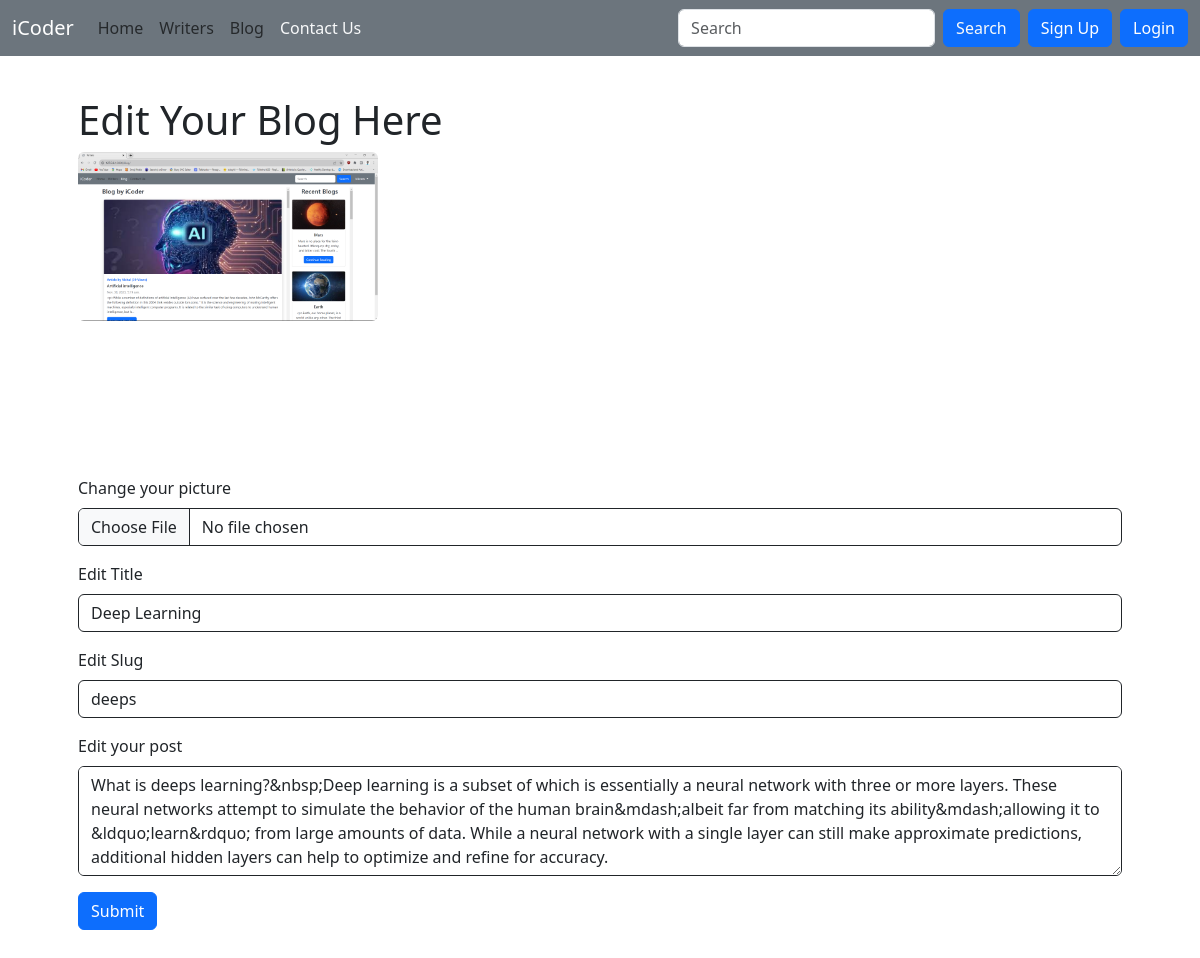
Page /writers/edit-blog/deeps on the earlier database version.
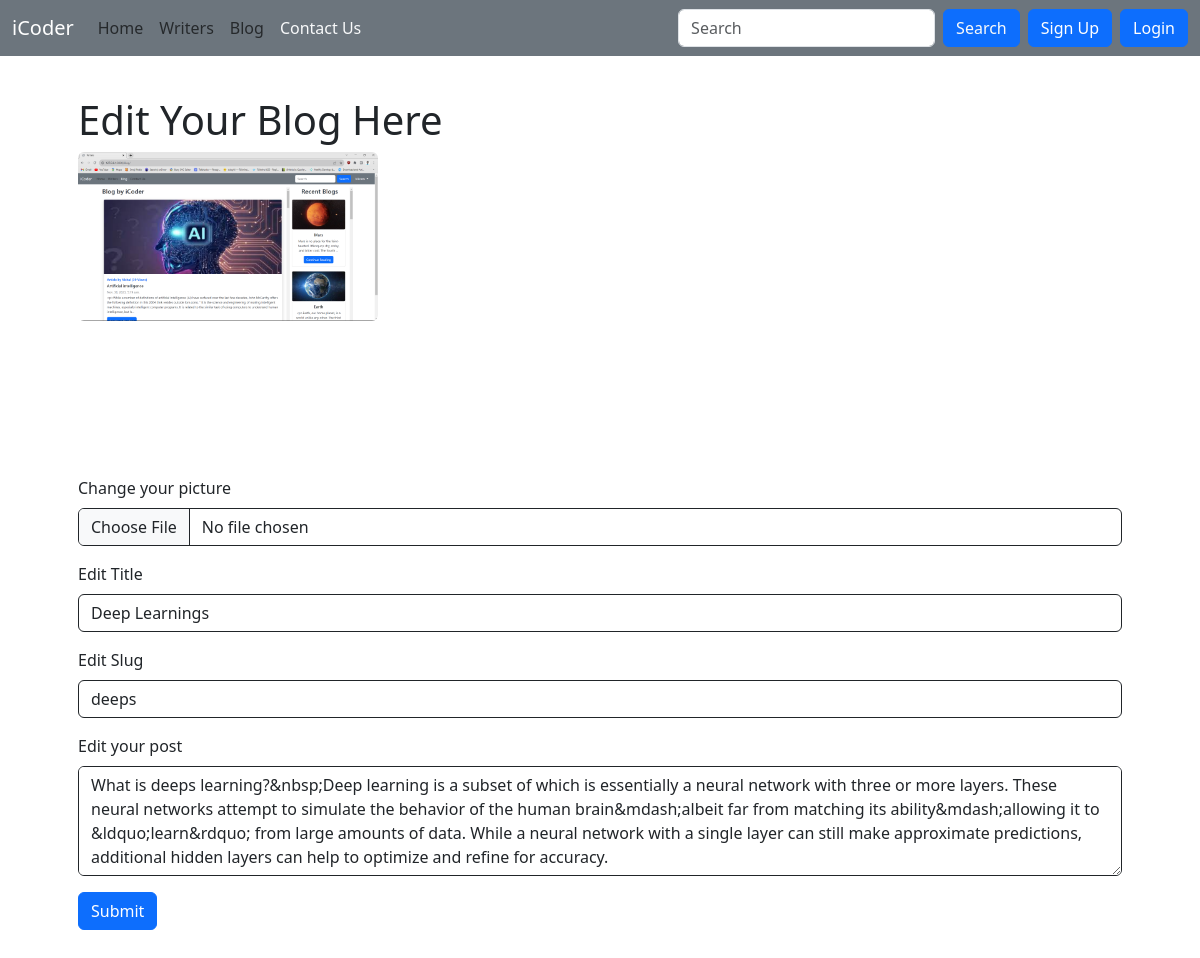
Same page on the later database version.
### blog/models.py (models this page shows, shortened)
class Post(models.Model):
    sno = models.AutoField(primary_key=True)
    title = models.CharField(max_length=255)
    postImage  = models.ImageField(upload_to='static/img', default='static/img/default.jpg')
    content = models.TextField()
    author = models.CharField(max_length=100)
    slug = models.CharField(max_length=130)
    views = models.IntegerField(default=0)
    timeStamp = models.DateTimeField(blank=True)

### writers/views.py (the view)
# urls.py: path('edit-blog/<str:slug>', views.editBlog, name='editBlog'),
def editBlog(request, slug):
    post = Post.objects.filter(slug=slug).first()
    context = {'post':post}
    return render(request, 'writers/editBlog.html', context)

### templates/writers/editBlog.html (shortened to what this page needs)
{% extends "base.html" %}
{% block contactactive %} text-light {% endblock contactactive %}
{% block body %}
<div class="container mt-5 p-5">
    <h1>Edit Your Blog Here</h1>
    <form action="/writers/blogUpdate/{{post.slug}}" method="POST" enctype="multipart/form-data">
        <div class="mb-4" style="width: 300px; height: 300px" id="previewImage">
            <img src="/media/{{post.postImage}}" onerror="this.src='/media/blog/user/default_user.png'" class="rounded img-fluid" id="defaultImage" alt="">
        </div>
        <div class="mb-3">
            <label for="picture" class="form-label">Change your picture</label>
            <input class="form-control border border-dark" type="file" id="picture" name="picture" onchange="previewFile()">
        </div>
        <div class="mb-3">
            <label for="title" class="form-label">Edit Title</label>
            <input class="form-control border border-dark" type="text" id="title" name="title" value="{{post.title}}">
        </div>
        <div class="mb-3">
            <label for="slug" class="form-label">Edit Slug</label>
            <input class="form-control border border-dark" type="text" id="slug" name="slug" value="{{post.slug}}">
        </div>
        <div class="mb-3">
            <label for="bio" class="form-label">Edit your post</label>
            <textarea class="form-control border border-dark" id="content" name="content" rows="4" >{{post.content}}</textarea>
        </div>
        <button type="submit" class="btn btn-primary">Submit</button>
    </form>
</div>
{% endblock body %}

Differences in the rows shown:
changed Post "deeps": title "Deep Learning" → "Deep Learnings"
